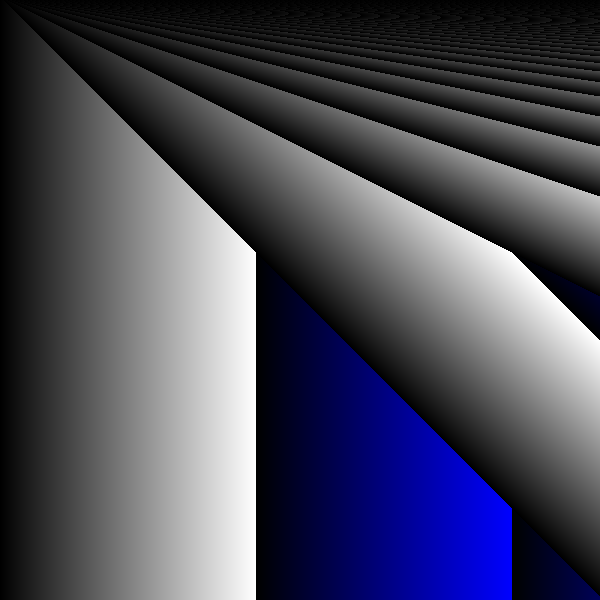
Frame 1 (no input)
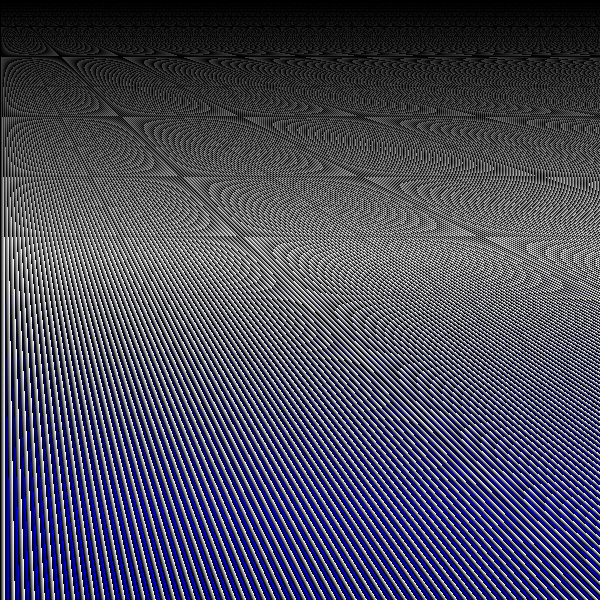
Frame 60 (the mouse pressed at the canvas centre just before this capture)
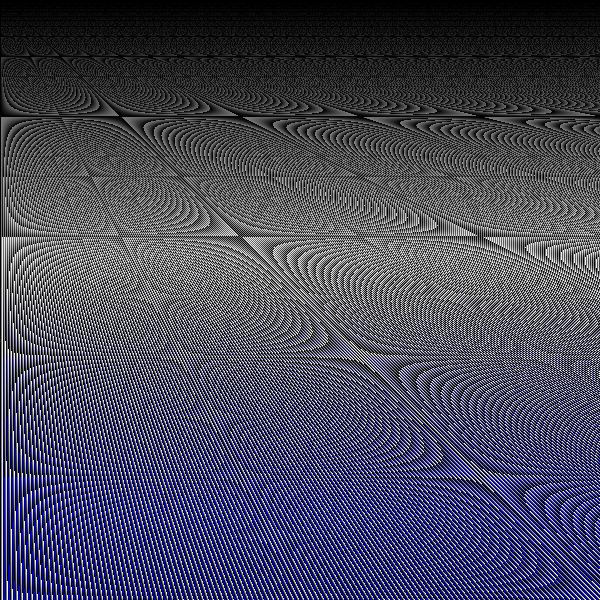
Frame 120 (the mouse held since frame 60 and released just before this capture)

The Processing sketch that drew these frames (run headless with seeded random() and noise(); from frame 60 on, the mouse is pressed at the canvas centre):

// Processing sketch: processing_154374
// ── processing_154374.pde

int i;

void setup() {
  size(600, 600);
  i = 0;
}

void draw() {
  i++;
  for(int x = 0; x < width; ++x) {
    for(int y = 0; y < height; ++y) {
      set(x, y, color((x * i) % (y + 4)));
    } 
  }
}
